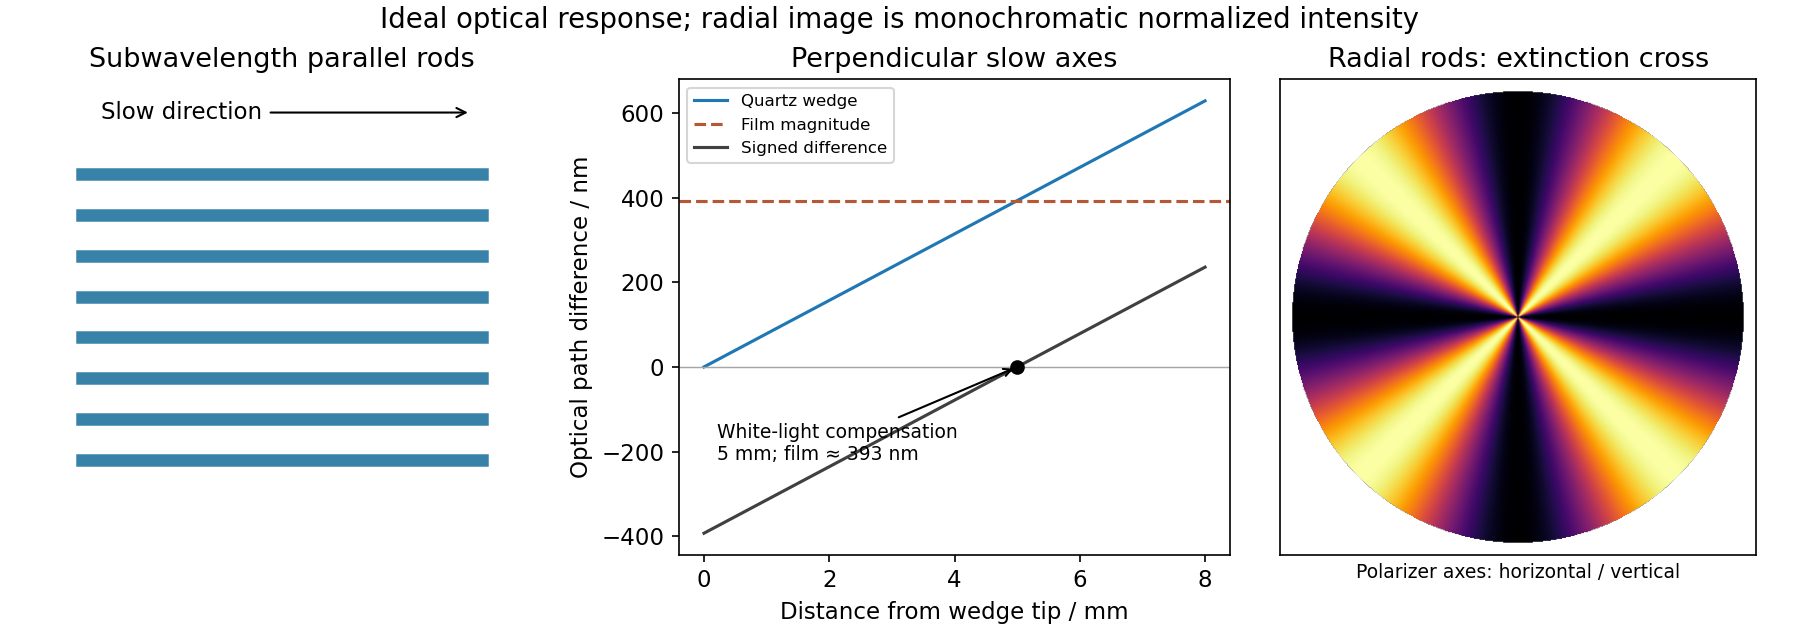

This chart was generated by the following Python code:
"""Original mathematical illustration; write the matching PNG to cwd."""
from pathlib import Path
import numpy as np
import matplotlib
matplotlib.use("Agg")
import matplotlib.pyplot as plt
from matplotlib.patches import Polygon,Rectangle,Circle
plt.rcParams.update({"font.size":11,"axes.titlesize":13,"figure.facecolor":"white","savefig.facecolor":"white"})
def save(fig):
    fig.savefig(Path(__file__).with_suffix(".png").name,dpi=150,facecolor="white")
    plt.close(fig)
fig,axs=plt.subplots(1,3,figsize=(12,4.2),layout='constrained')
ax=axs[0]
for y in np.linspace(.2,.8,8):ax.plot([.08,.92],[y,y],lw=6,c='#3882aa')
ax.annotate('Slow direction',(.9,.93),(.12,.93),arrowprops={'arrowstyle':'->'},va='center')
ax.set(xlim=(0,1),ylim=(0,1),title='Subwavelength parallel rods');ax.set_aspect('equal');ax.axis('off')
ax=axs[1];x=np.linspace(0,8,300);gam=.009*x*1e6*np.tan(np.deg2rad(.5));g0=.009*5e6*np.tan(np.deg2rad(.5))
ax.plot(x,gam,label='Quartz wedge');ax.axhline(g0,c='#b85733',ls='--',label='Film magnitude');ax.plot(x,gam-g0,c='.25',label='Signed difference')
ax.axhline(0,c='.65',lw=.7);ax.scatter([5],[0],c='black',zorder=4)
ax.annotate('White-light compensation\n5 mm; film ≈ 393 nm',(5,0),(.2,-220),arrowprops={'arrowstyle':'->'},fontsize=9)
ax.set(xlabel='Distance from wedge tip / mm',ylabel='Optical path difference / nm',title='Perpendicular slow axes');ax.legend(fontsize=8,loc='upper left')
ax=axs[2];v=np.linspace(-1,1,501);xx,yy=np.meshgrid(v,v);r=np.hypot(xx,yy);phi=np.arctan2(yy,xx);im=np.sin(2*phi)**2;im=np.where(r<=.95,im,np.nan)
ax.imshow(im,extent=(-1,1,-1,1),origin='lower',cmap='inferno',vmin=0,vmax=1);ax.set_title('Radial rods: extinction cross');ax.set_xticks([]);ax.set_yticks([])
ax.set_xlabel('Polarizer axes: horizontal / vertical',fontsize=9)
fig.suptitle('Ideal optical response; radial image is monochromatic normalized intensity')
save(fig)
